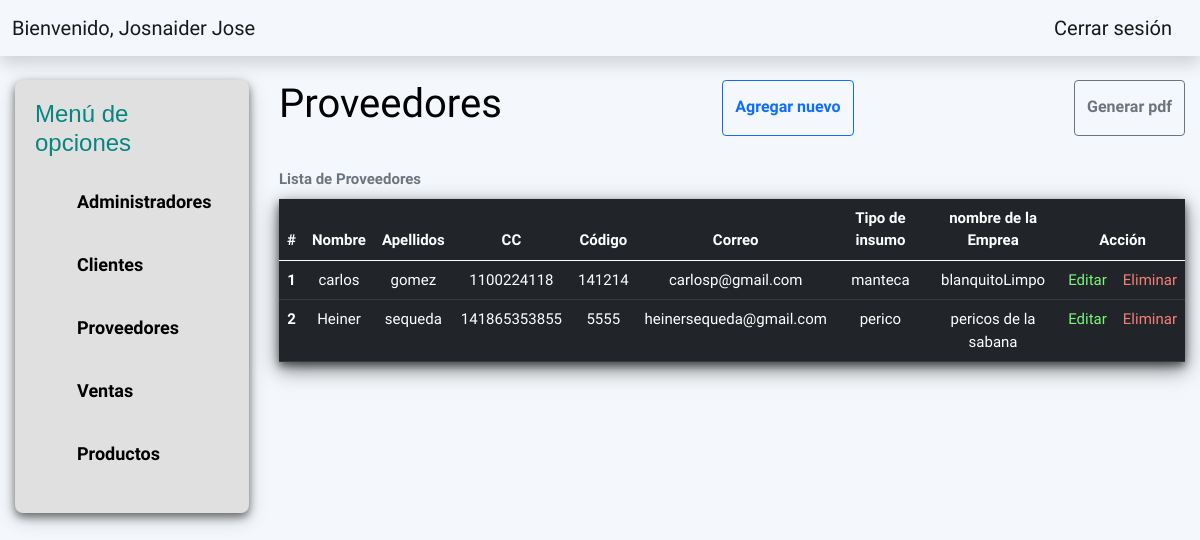
Page /Vistas/vista_proveedores.php (signed in) on the committed database.
### tables this page shows
CREATE TABLE `tb_administradores` (
  `id` int(11) NOT NULL,
  `nombre` varchar(50) NOT NULL,
  `apellidos` varchar(50) NOT NULL,
  `identificacion` varchar(20) NOT NULL,
  `codigo_admin` varchar(20) NOT NULL,
  `telefono` varchar(20) NOT NULL,
  `correo` varchar(50) NOT NULL,
  `pass` varchar(50) NOT NULL
);

CREATE TABLE `tb_proveedores` (
  `id` int(50) NOT NULL,
  `nombres` varchar(50) NOT NULL,
  `apellidos` varchar(50) NOT NULL,
  `identificacion` varchar(20) NOT NULL,
  `correo` varchar(50) NOT NULL,
  `codigo_pro` varchar(20) NOT NULL,
  `insumo` varchar(50) NOT NULL,
  `nombre_empresa` varchar(50) NOT NULL
);

### Vistas/includes/consulta.php (called while the page is built, shortened)
<?php
require('../Variables/Conexion.php');
if (!isset($_SESSION['exito'])) {
    header("refresh:3;url=Login.php");
    mostrarHtml3();
    exit();
} else {
    $usuario = $_SESSION['exito'];
    $query = "SELECT * FROM tb_administradores where identificacion = $usuario";
    $resultado = $conexion->query($query);
    $filas = $resultado->fetch_assoc();
    $query8 = "SELECT * FROM tb_proveedores";
    $res8 = $conexion->query($query8);
    while ($rowp = $res8->fetch_array()) {
        $rowsp[] = $rowp;
    }if(!$res8){
        $rowsp = "no hay clientes en la tabla";
    }
}

### Vistas/vista_proveedores.php (the view, shortened to what this page needs)
<?php
include("includes/consulta.php");
?>
<!DOCTYPE html>
<html lang="en">
<head>
    <link rel="stylesheet" href="https://stackpath.bootstrapcdn.com/bootstrap/5.0.0-alpha1/css/bootstrap.min.css">
    <link rel="stylesheet" href="../Css/style.css?v=1" />
</head>
<body>
    <header>
        <?php include("includes/header.php"); ?>
    </header>
    <main>
        <div class="contenedor">
            <aside>
                <?php include("includes/aside.php") ?>
            </aside>
            <div class="contenedor-3">
                <div class="d-sm-flex justify-content-between mb-4">
                    <h1 class="titulo">Proveedores</h1>
                    <a href="crearProveedores.php" class="btn btn-outline-primary" role="button" target="_blank">Agregar nuevo</a>
                    <a href="../Variables/reporte_proveedores.php" class="btn btn-outline-secondary" role="button" target="_blank">Generar pdf</a>
                </div>
                <table class="table table-dark table-hover caption-top">
                    <caption>Lista de Proveedores</caption>
                    <thead>
                        <tr>
                            <th scope="col">#</th>
                            <th scope="col">Nombre</th>
                            <th scope="col">Apellidos</th>
                            <th scope="col">CC</th>
                            <th scope="col">Código</th>
                            <th scope="col">Correo</th>
                            <th scope="col">Tipo de insumo</th>
                            <th scope="col">nombre de la Emprea</th>
                            <th scope="col" colspan="2">Acción</th>
                        </tr>
                    </thead>
                    <tbody>
                        <?php $v = 1;
                        foreach ($rowsp as $contenido) : ?>
                            <tr>
                                <th scope="row"><?php echo $v; ?></th>
                                <td><?php echo $contenido['nombres']; ?></td>
                                <td><?php echo $contenido['apellidos']; ?></td>
                                <td><?php echo $contenido['identificacion']; ?></td>
                                <td><?php echo $contenido['codigo_pro']; ?></td>
                                <td><?php echo $contenido['correo']; ?></td>
                                <td><?php echo $contenido['insumo']; ?></td>
                                <td><?php echo $contenido['nombre_empresa']; ?></td>
                                <td><a href="vista_EditProveedor.php?idp=<?php echo $contenido['id']; ?>" class="edit">Editar</a></td>
                                <td><a href="?idpe=<?php echo $contenido['id']; ?>" onclick="if (!confirm('Seguro que quieres borrar este proveedor?'))
                    return false" class="delete">Eliminar</a></td>
                                <?php $v++; ?>
                            </tr>
                        <?php endforeach ?>
                    </tbody>
                </table>
            </div>
        </div>
    </main>
</body>
</html>

### Vistas/includes/header.php (shortened to what this page needs)
<nav class="navbar navbar-expand navbar-light text-white topbar mb-4 static-top shadow">
    <div class="container-fluid">
        <a class="navbar-brand" href="ModuloAdministrador.php">Bienvenido,
            <?php
            echo $filas['nombre'];
            echo $filas['apellidos'];
            ?>
        </a>
        <a class="navbar-brand" href="../Variables/CerrarConexion.php">Cerrar sesión</a>
    </div>
</nav>

### Css/style.css (style rules this page uses)
:root { --dark: #000000; --dark-x: #1E2126; --light: #ffffff; --teal: #46b842; --teal-x: #CAFEB2; --blue-x: #1EA2F8; --light-s: #FFFFD8; }
body { font-family: 'Spartan', 'sans-serif'; font-weight: 300; color: var(--light); background-color: #F4F7FB; }
.btn { min-height: 3.125rem; font-weight: 600; }
aside { min-width: 20%; height: 100%; background-color: #E0E0E0; padding: 20px; border-radius: 8px; position: sticky; top: 10px; box-shadow: 0 4px 8px 0 rgba(0, 0, 0, 0.5), 0 6px 20px 0 rgba(0, 0, 0, 0.19); }
.contenedor { max-width: 97.5%; width: 100%; margin: 15px; display: flex; justify-content: space-between; }
.contenedor-3 { font-size: 15px; max-width: 100%; width: 80%; margin-left: 30px; margin-right: auto; display: block; color: black; }
table { text-align: center; box-shadow: 0 4px 8px 0 rgba(0, 0, 0, 0.5), 0 7px 20px 0 rgba(0, 0, 0, 0.50); }
table caption { font-weight: bold; }
table a { text-decoration: none; }
.edit { color: #7CF67A; }
.delete { color: #F67E7A; }
.btn { padding-top: 14px; }

### rows in the picture
tb_administradores: nombre "Josnaider", apellidos "Jose"
tb_proveedores: nombres "carlos", apellidos "gomez", identificacion "1100224118", codigo_pro "141214", correo "carlosp@gmail.com", insumo "manteca", nombre_empresa "blanquitoLimpo"
tb_proveedores: nombres "Heiner", apellidos "sequeda", identificacion "141865353855", codigo_pro "5555", correo "heinersequeda@gmail.com", insumo "perico", nombre_empresa "pericos de la sabana"
